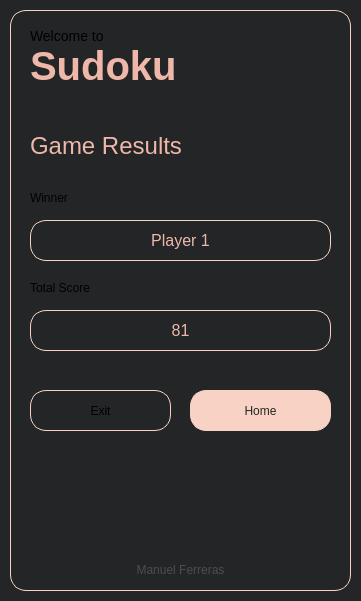
<?xml version="1.0" encoding="UTF-8"?>
<ui version="4.0">
 <class>gameResult</class>
 <widget class="QWidget" name="gameResult">
  <property name="geometry">
   <rect>
    <x>0</x>
    <y>0</y>
    <width>361</width>
    <height>601</height>
   </rect>
  </property>
  <property name="minimumSize">
   <size>
    <width>361</width>
    <height>601</height>
   </size>
  </property>
  <property name="maximumSize">
   <size>
    <width>361</width>
    <height>601</height>
   </size>
  </property>
  <property name="windowTitle">
   <string>Form</string>
  </property>
  <property name="styleSheet">
   <string notr="true">background: rgb(35, 37, 38);</string>
  </property>
  <widget class="QFrame" name="frame">
   <property name="geometry">
    <rect>
     <x>10</x>
     <y>10</y>
     <width>341</width>
     <height>581</height>
    </rect>
   </property>
   <property name="styleSheet">
    <string notr="true">border: 1px solid rgb(248, 211, 197);
background: transparent;
border-radius: 16px;</string>
   </property>
   <property name="frameShape">
    <enum>QFrame::StyledPanel</enum>
   </property>
   <property name="frameShadow">
    <enum>QFrame::Raised</enum>
   </property>
   <widget class="QLabel" name="subtitleLabel">
    <property name="geometry">
     <rect>
      <x>20</x>
      <y>0</y>
      <width>351</width>
      <height>51</height>
     </rect>
    </property>
    <property name="styleSheet">
     <string notr="true">font-size: 14px;
background: transparent;
border: none;</string>
    </property>
    <property name="text">
     <string>Welcome to</string>
    </property>
   </widget>
   <widget class="QLabel" name="sudokuTitleLabel">
    <property name="geometry">
     <rect>
      <x>20</x>
      <y>40</y>
      <width>361</width>
      <height>31</height>
     </rect>
    </property>
    <property name="styleSheet">
     <string notr="true">font-size: 40px;
font-weight: bold;
color: rgb(239, 183, 170);
background: transparent;
border: none;</string>
    </property>
    <property name="text">
     <string>Sudoku</string>
    </property>
   </widget>
   <widget class="QLabel" name="copyrightLabel">
    <property name="geometry">
     <rect>
      <x>-10</x>
      <y>550</y>
      <width>361</width>
      <height>20</height>
     </rect>
    </property>
    <property name="styleSheet">
     <string notr="true">color: rgba(236, 237, 243, 0.2);
border: none;</string>
    </property>
    <property name="text">
     <string>Manuel Ferreras</string>
    </property>
    <property name="alignment">
     <set>Qt::AlignCenter</set>
    </property>
   </widget>
   <widget class="QLabel" name="menuLabel">
    <property name="geometry">
     <rect>
      <x>20</x>
      <y>120</y>
      <width>361</width>
      <height>31</height>
     </rect>
    </property>
    <property name="styleSheet">
     <string notr="true">font-size: 24px;
color: rgb(239, 183, 170);
background: transparent;
border: none;</string>
    </property>
    <property name="text">
     <string>Game Results</string>
    </property>
   </widget>
   <widget class="QPushButton" name="exitButton">
    <property name="geometry">
     <rect>
      <x>20</x>
      <y>380</y>
      <width>141</width>
      <height>41</height>
     </rect>
    </property>
    <property name="cursor">
     <cursorShape>PointingHandCursor</cursorShape>
    </property>
    <property name="text">
     <string>Exit</string>
    </property>
   </widget>
   <widget class="QPushButton" name="homeButton">
    <property name="geometry">
     <rect>
      <x>180</x>
      <y>380</y>
      <width>141</width>
      <height>41</height>
     </rect>
    </property>
    <property name="cursor">
     <cursorShape>PointingHandCursor</cursorShape>
    </property>
    <property name="styleSheet">
     <string notr="true">background: rgb(248, 211, 197);
color: #252525;</string>
    </property>
    <property name="text">
     <string>Home</string>
    </property>
   </widget>
   <widget class="QLabel" name="playerOneLabel">
    <property name="geometry">
     <rect>
      <x>20</x>
      <y>180</y>
      <width>101</width>
      <height>16</height>
     </rect>
    </property>
    <property name="styleSheet">
     <string notr="true">border: none;</string>
    </property>
    <property name="text">
     <string>Winner</string>
    </property>
   </widget>
   <widget class="QLabel" name="playerTwoLabel">
    <property name="geometry">
     <rect>
      <x>20</x>
      <y>270</y>
      <width>101</width>
      <height>16</height>
     </rect>
    </property>
    <property name="styleSheet">
     <string notr="true">border: none;</string>
    </property>
    <property name="text">
     <string>Total Score</string>
    </property>
   </widget>
   <widget class="QLabel" name="winnerLabel">
    <property name="geometry">
     <rect>
      <x>20</x>
      <y>210</y>
      <width>301</width>
      <height>41</height>
     </rect>
    </property>
    <property name="styleSheet">
     <string notr="true">font-size: 16px;
color: rgb(239, 183, 170);
background: transparent;
border: none;</string>
    </property>
    <property name="text">
     <string>Player 1</string>
    </property>
    <property name="alignment">
     <set>Qt::AlignCenter</set>
    </property>
   </widget>
   <widget class="QLabel" name="winnerScore">
    <property name="geometry">
     <rect>
      <x>20</x>
      <y>300</y>
      <width>301</width>
      <height>41</height>
     </rect>
    </property>
    <property name="styleSheet">
     <string notr="true">font-size: 16px;
color: rgb(239, 183, 170);
background: transparent;
border: none;</string>
    </property>
    <property name="text">
     <string>81</string>
    </property>
    <property name="alignment">
     <set>Qt::AlignCenter</set>
    </property>
   </widget>
   <widget class="QFrame" name="frame_2">
    <property name="geometry">
     <rect>
      <x>20</x>
      <y>300</y>
      <width>301</width>
      <height>41</height>
     </rect>
    </property>
    <property name="frameShape">
     <enum>QFrame::StyledPanel</enum>
    </property>
    <property name="frameShadow">
     <enum>QFrame::Raised</enum>
    </property>
   </widget>
   <widget class="QFrame" name="frame_3">
    <property name="geometry">
     <rect>
      <x>20</x>
      <y>210</y>
      <width>301</width>
      <height>41</height>
     </rect>
    </property>
    <property name="frameShape">
     <enum>QFrame::StyledPanel</enum>
    </property>
    <property name="frameShadow">
     <enum>QFrame::Raised</enum>
    </property>
   </widget>
  </widget>
 </widget>
 <resources/>
 <connections/>
</ui>
